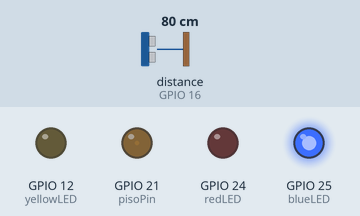
A program run on a simulated Raspberry Pi (BCM pin numbers). Shown: output pins drawn as LEDs (lit = HIGH). The inputs (shaded band) are chosen by the test bench; at power-on: distance to the obstacle (sensor on GPIO 16) 80 cm. The echo pulse lasts 58.3 µs per cm.

Above: at 1.2 s.
1.3 s: distance to the obstacle (sensor on GPIO 16) set to 23 cm
At 2.6 s:
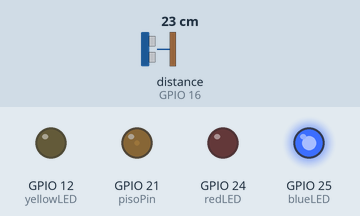
3.1 s: distance to the obstacle (sensor on GPIO 16) set to 19 cm
At 4.0 s:
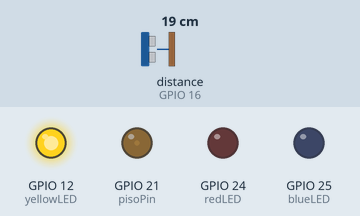
4.9 s: distance to the obstacle (sensor on GPIO 16) set to 12 cm
At 6.4 s:
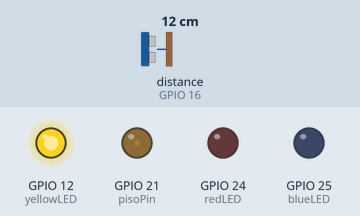
6.7 s: distance to the obstacle (sensor on GPIO 16) set to 9 cm
At 7.9 s:
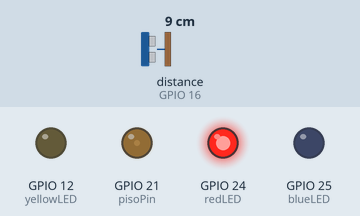
8.5 s: distance to the obstacle (sensor on GPIO 16) set to 2 cm
At 9.4 s:
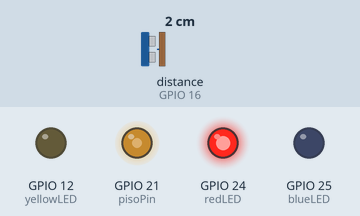
10.3 s: distance to the obstacle (sensor on GPIO 16) set to 120 cm
At 11.9 s:
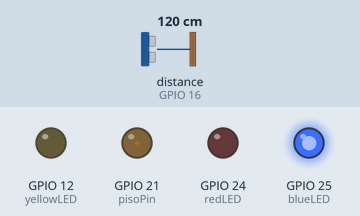
Timing chart, 0 to 13.1 s (numbered marks = the images above; inputs shaded):
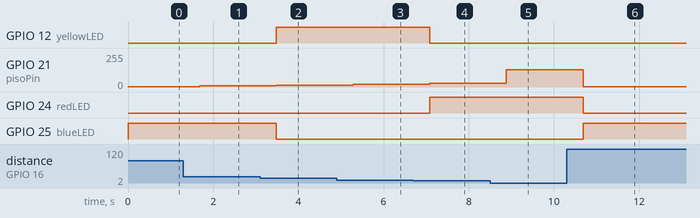

Measured:
- the behaviour switches between 21 and 20 cm on distance to the obstacle (sensor on GPIO 16) (found by bisection; images 1 and 2)
- the behaviour switches between 11 and 10 cm on distance to the obstacle (sensor on GPIO 16) (found by bisection; images 3 and 4)
- after the input at 1.3 s, GPIO 21 (pisoPin): 3/255 → 11/255 after 0.38 s
- after the input at 3.1 s, GPIO 12 (yellowLED): LOW → HIGH after 0.38 s; GPIO 21 (pisoPin): 11/255 → 13/255 after 0.38 s; GPIO 25 (blueLED): HIGH → LOW after 0.38 s
- after the input at 4.9 s, GPIO 21 (pisoPin): 13/255 → 21/255 after 0.38 s
- after the input at 6.7 s, GPIO 12 (yellowLED): HIGH → LOW after 0.38 s; GPIO 21 (pisoPin): 21/255 → 28/255 after 0.38 s; GPIO 24 (redLED): LOW → HIGH after 0.38 s
- after the input at 8.5 s, GPIO 21 (pisoPin): 28/255 → 128/255 after 0.38 s
- after the input at 10.3 s, GPIO 21 (pisoPin): 128/255 → 3/255 after 0.38 s; GPIO 24 (redLED): HIGH → LOW after 0.38 s; GPIO 25 (blueLED): LOW → HIGH after 0.38 s

The program:

sonic_distance_sensor.py
```python
import RPi.GPIO as GPIO
import time
from gpiozero import DistanceSensor

#variables
pisoPin = 21
blueLED = 25
yellowLED = 12
redLED = 24
soundVCC = 25
Hz = 0
distance = 100

# pin setup
GPIO.setmode(GPIO.BCM)# use BCM to get GPIO pin mode not pin number mode for pins
sensor = DistanceSensor(trigger = 18, echo = 16)
GPIO.setwarnings(False)
GPIO.setup(blueLED, GPIO.OUT)
GPIO.setup(yellowLED, GPIO.OUT)
GPIO.setup(redLED, GPIO.OUT)
GPIO.setup(pisoPin, GPIO.OUT)
GPIO.setwarnings(False)

#create a PWM instance
p = GPIO.PWM(pisoPin, 100)  # channel=pisoPin frequency=100Hz
p.start(0)#  star PWM instance where the value is the duty cycle (0.0 <= value <= 100.0)
try:
    while True:
        #print(distance) # uncomment to see printout of distance
        if distance <= 10: # set a specific LED based on distance from the sensor
            GPIO.output(redLED, GPIO.HIGH)
            GPIO.output(yellowLED, GPIO.LOW)
            GPIO.output(blueLED, GPIO.LOW)
        elif (distance > 10) and (distance <= 20):
            GPIO.output(redLED, GPIO.LOW)
            GPIO.output(yellowLED, GPIO.HIGH)
            GPIO.output(blueLED, GPIO.LOW)
        elif distance > 20:
            GPIO.output(redLED, GPIO.LOW)
            GPIO.output(yellowLED, GPIO.LOW)
            GPIO.output(blueLED, GPIO.HIGH)
        p.ChangeDutyCycle(100/distance) # set dutycycle for the pezo buzzer to change its pitch
        time.sleep(0.2) # read data every this many seconds
        distance = sensor.distance # read data
        distance = round(distance, 2) # round to 2 decimals
        distance = distance * 100 # convert to cm
except KeyboardInterrupt: # break loop with cntrl c
    pass
p.stop()
GPIO.cleanup()
```
